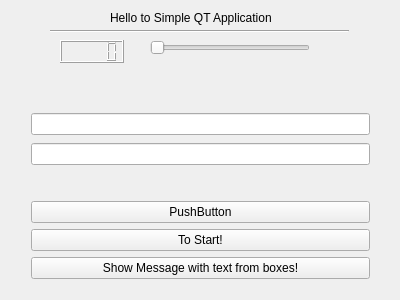
<?xml version="1.0" encoding="UTF-8"?>
<ui version="4.0">
 <class>MyWidget</class>
 <widget class="QWidget" name="MyWidget">
  <property name="geometry">
   <rect>
    <x>0</x>
    <y>0</y>
    <width>400</width>
    <height>300</height>
   </rect>
  </property>
  <property name="windowTitle">
   <string>MyWidget</string>
  </property>
  <widget class="QWidget" name="verticalLayoutWidget">
   <property name="geometry">
    <rect>
     <x>20</x>
     <y>190</y>
     <width>361</width>
     <height>101</height>
    </rect>
   </property>
   <layout class="QVBoxLayout" name="verticalLayout">
    <item>
     <widget class="QPushButton" name="pushButton">
      <property name="text">
       <string>PushButton</string>
      </property>
     </widget>
    </item>
    <item>
     <widget class="QPushButton" name="ProcessBtn">
      <property name="text">
       <string>To Start!</string>
      </property>
     </widget>
    </item>
    <item>
     <widget class="QPushButton" name="MsgShowBoxBtn">
      <property name="text">
       <string>Show Message with text from boxes!</string>
      </property>
     </widget>
    </item>
   </layout>
  </widget>
  <widget class="QWidget" name="verticalLayoutWidget_2">
   <property name="geometry">
    <rect>
     <x>20</x>
     <y>100</y>
     <width>361</width>
     <height>80</height>
    </rect>
   </property>
   <layout class="QVBoxLayout" name="verticalLayout_2">
    <item>
     <widget class="QLineEdit" name="SubNameTxt"/>
    </item>
    <item>
     <widget class="QLineEdit" name="FirstNameTxt"/>
    </item>
   </layout>
  </widget>
  <widget class="QSlider" name="horizontalSlider">
   <property name="geometry">
    <rect>
     <x>150</x>
     <y>40</y>
     <width>160</width>
     <height>16</height>
    </rect>
   </property>
   <property name="orientation">
    <enum>Qt::Horizontal</enum>
   </property>
  </widget>
  <widget class="QLCDNumber" name="lcdNumber">
   <property name="geometry">
    <rect>
     <x>60</x>
     <y>40</y>
     <width>64</width>
     <height>23</height>
    </rect>
   </property>
   <property name="font">
    <font>
     <family>Calisto MT</family>
     <weight>75</weight>
     <bold>true</bold>
    </font>
   </property>
  </widget>
  <widget class="QLabel" name="TitleLabel">
   <property name="geometry">
    <rect>
     <x>110</x>
     <y>10</y>
     <width>221</width>
     <height>16</height>
    </rect>
   </property>
   <property name="text">
    <string>Hello to Simple QT Application</string>
   </property>
  </widget>
  <widget class="Line" name="line">
   <property name="geometry">
    <rect>
     <x>50</x>
     <y>30</y>
     <width>299</width>
     <height>3</height>
    </rect>
   </property>
   <property name="orientation">
    <enum>Qt::Horizontal</enum>
   </property>
  </widget>
 </widget>
 <layoutdefault spacing="6" margin="11"/>
 <resources/>
 <connections>
  <connection>
   <sender>pushButton</sender>
   <signal>clicked()</signal>
   <receiver>FirstNameTxt</receiver>
   <slot>clear()</slot>
   <hints>
    <hint type="sourcelabel">
     <x>157</x>
     <y>251</y>
    </hint>
    <hint type="destinationlabel">
     <x>175</x>
     <y>49</y>
    </hint>
   </hints>
  </connection>
  <connection>
   <sender>horizontalSlider</sender>
   <signal>valueChanged(int)</signal>
   <receiver>lcdNumber</receiver>
   <slot>display(int)</slot>
   <hints>
    <hint type="sourcelabel">
     <x>229</x>
     <y>47</y>
    </hint>
    <hint type="destinationlabel">
     <x>91</x>
     <y>51</y>
    </hint>
   </hints>
  </connection>
 </connections>
</ui>
